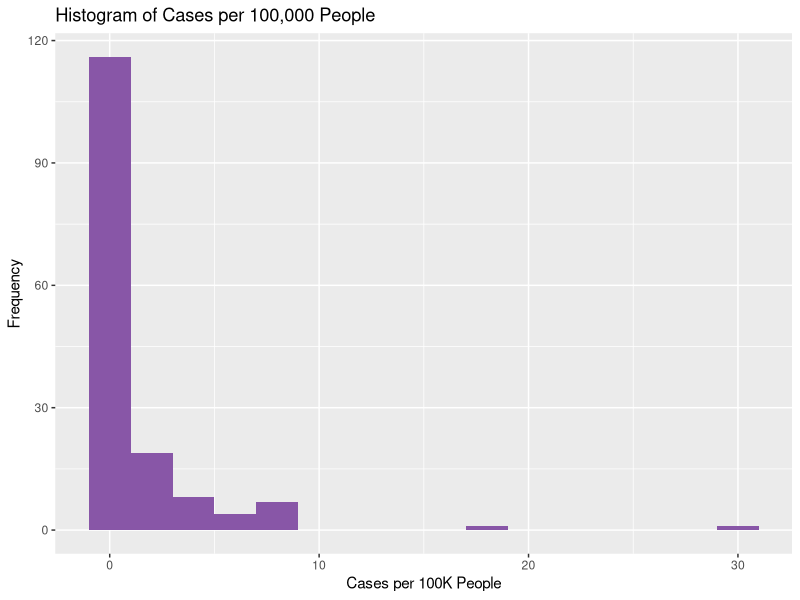
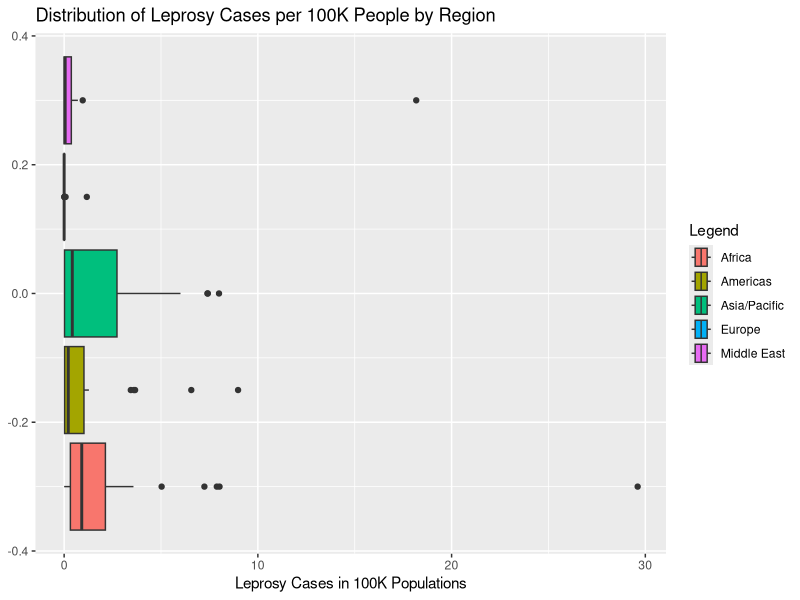
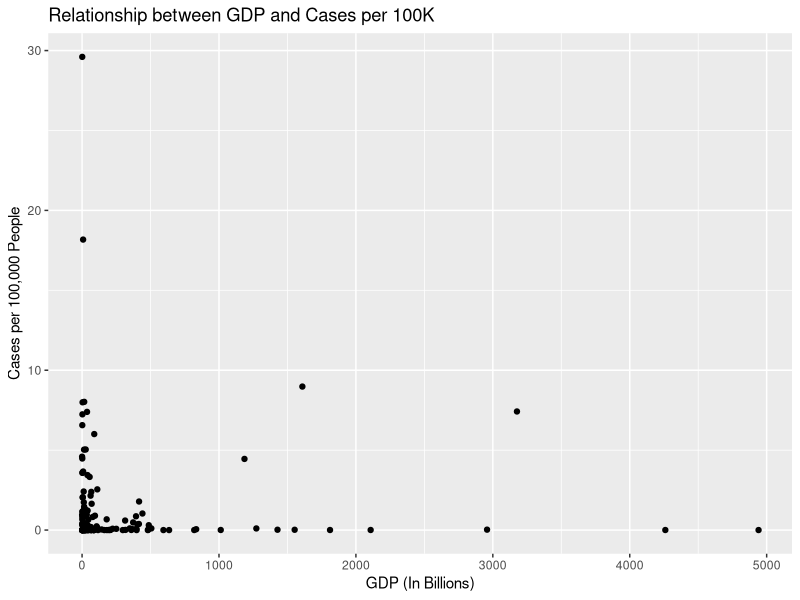

Write the R code that produced these figures, in order.
## ---- chunk 1
knitr::opts_chunk$set(echo = TRUE)
knitr::opts_chunk$set(warning = FALSE, message = FALSE)
## ---- chunk 2
#Importing the required dataset for this assignment
leprosy <- read.csv('Homework2_leprosy.csv')
head(leprosy)

#Calling the required graphing packages
library(ggplot2)
library(RColorBrewer)
library(knitr)
library(kableExtra)
leprosy_ggplot <- ggplot(leprosy)
## ---- chunk 3

#Q1: Finding the country with the maximum number of leprosy cases
which.max(leprosy$New_Cases)
leprosy [76,]

## ---- chunk 4
#Q2: Creating a variable for cases per 100K people
reduced_population <- leprosy$Population / 100000
cases_per_100K <- leprosy$New_Cases / reduced_population
leprosy_ggplot + geom_histogram(aes(x=cases_per_100K),binwidth=2,fill=c('#8856a7')) + labs(title='Histogram of Cases per 100,000 People',x='Cases per 100K People',y='Frequency')

z <- round(fivenum(cases_per_100K, na.rm = TRUE),digits=2) #inline code command 1
x <- round(median(cases_per_100K, na.rm = TRUE),digits=2) #inline code command 2
y <- round(IQR(cases_per_100K, na.r = TRUE),digits=2) #inline code command 3
## ---- chunk 5
leprosy$cases_per_100K <- cases_per_100K
#Q3: Comparing cases per 100K across the different regions in the dataset
leprosy_ggplot + geom_boxplot(aes(x=leprosy$cases_per_100K, fill=leprosy$Region))+labs(fill=c('Legend'),x='Leprosy Cases in 100K Populations',title='Distribution of Leprosy Cases per 100K People by Region')
## ---- chunk 6
#Q3: Creating a table for Median of Cases per 100K
mytable <- aggregate(cases_per_100K~Region, data=leprosy, median)

#Rename columns and round values:
colnames(mytable) <- c('Region','Median')
mytable$Median <- round(mytable$Median,2)

#Output table:
kable_classic(kbl(mytable,caption = "Median Leprosy Cases by Region"),full_width = FALSE)
## ---- chunk 7
#Q4: Investigating the relationship between cases per 100K and one other variable - GDP
leprosy_ggplot + geom_point(aes(x=GDP_billions,y=cases_per_100K))+labs(title='Relationship between GDP and Cases per 100K',x='GDP (In Billions)',y='Cases per 100,000 People')
xx <- round(cor(use="complete.obs",leprosy$GDP_billions,leprosy$cases_per_100K),digits=2) #inline stat
